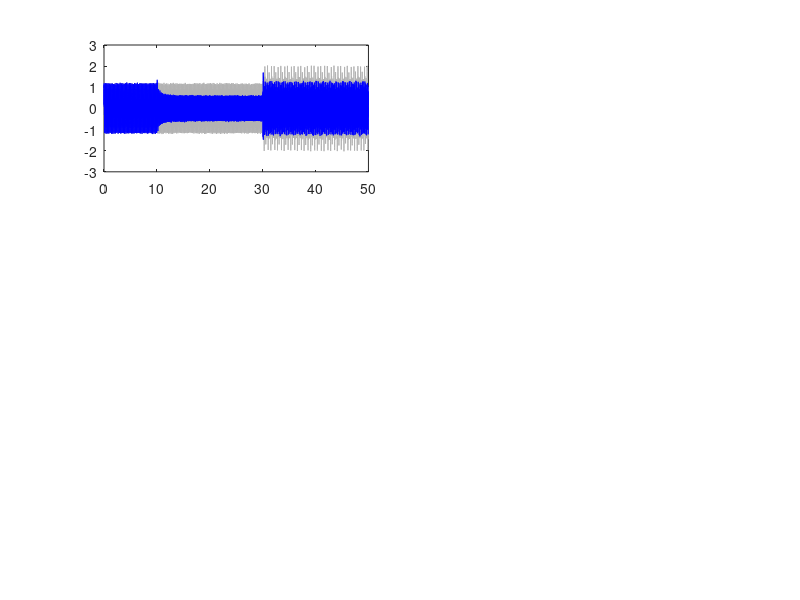

This figure's MATLAB source: (Note: this script raises an error after producing the figure.)
%% Jafari 2015 TAC 自适应离散 AVC — 修正版
% 对照 About_Book_RobustAdaptive.md (原书 6.6.1节) 完整复现
% 修复: (1)无u限幅 (2)协方差重置 (3)含Δₘ (4)F=100, P₀=20I
clear; close all; clc;

%% ====== 被控对象 (book Eqs) ======
Ts = 1/480;  fs = 1/Ts;  z = tf('z', Ts);
G0 = (-0.00146*(z-0.1438)*(z-1)) / ((z - 0.7096)*(z^2 - 0.04369*z + 0.01392));
[num0, den0] = tfdata(G0, 'v');

% ★ 含未建模动态: G = G₀(1+Δₘ) (book p.179)
Delta_m = -0.0001 / (z + 0.99)^2;
G_true = G0 * (1 + Delta_m);
[num_true, den_true] = tfdata(G_true, 'v');

%% ====== 仿真参数 (book Table 4.1) ======
T_end = 50;  Nsim = T_end*fs;  t = (0:Nsim-1)'*Ts;

% 干扰 (book Eqs)
d1 = 0.7*sin(25*t + pi/3) + 0.5*sin(225*t + pi/4);
d2 = 0.6*sin(85*t - pi/6) + 0.4*sin(125*t + pi/2);
idx_30s = find(t >= 30, 1);
d_total = d1;  d_total(idx_30s:end) = d_total(idx_30s:end) + d2(idx_30s:end);
rng(42);  v = 0.02*randn(Nsim, 1);  v = max(min(v, 0.1), -0.1);
d_total = d_total + v;

% 控制器参数 (book Table 4.1)
N = 50;  F_gain = 100;  gamma0 = 1;
P0 = 20;  P = P0 * eye(N);
theta_max = 50;  theta = zeros(N, 1);

% ★ 协方差重置参数 (book p.164, Eq 6.61)
beta0 = 20;   % 重置值 P = β₀I
beta1 = 0.5;  % 触发阈值 λ_min(P) ≤ β₁
cov_reset_count = 0;

%% ====== 初始化 ======
y = zeros(Nsim,1);  u = zeros(Nsim,1);
zeta_hist = zeros(Nsim,1);  theta_hist = zeros(N,Nsim);
pred_err_hist = zeros(Nsim,1);  P_tr_hist = zeros(Nsim,1);

nG0 = max(length(num0), length(den0))-1;
nG = max(length(num_true), length(den_true))-1;
G_state = zeros(nG,1);  G0_state_zeta = zeros(nG0,1);
G0_state_phi = zeros(N, nG0);
buffer_zeta = zeros(N,1);  u_prev = 0;

fprintf('===== 2015 TAC 修正版 (book 6.6.1) =====\n');
fprintf('N=%d, F=%.0f, γ₀=%.0f, P₀=%.0fI\n', N, F_gain, gamma0, P0);
fprintf('协方差重置: β₀=%.0f, β₁=%.1f\n', beta0, beta1);
fprintf('被控对象: G=G₀(1+Δₘ), 控制器内部: G₀ only\n');

%% ====== 仿真循环 ======
for k = 1:Nsim
    % ---- 1. 物理对象 y(k)=G_true[u(k-1)]+d(k) (含Δₘ!) ----
    [y_no_d, G_state] = filter(num_true, den_true, u_prev, G_state);
    y(k) = y_no_d + d_total(k);

    % ---- 2. 辅佐信号 ζ(k)=y(k)-G₀(z)[u(k-1)] (仅用标称模型!) ----
    [G0_u, G0_state_zeta] = filter(num0, den0, u_prev, G0_state_zeta);
    zeta_k = y(k) - G0_u;
    zeta_hist(k) = zeta_k;

    % ---- 3. 自适应控制 ----
    u_current = 0;
    if t(k) >= 10
        w_vec = flipud(buffer_zeta);

        % φ(k) = G₀(z)·F·α(z)[ζ(k)] (book Eq, F=100)
        phi_vec = zeros(N, 1);
        for i = 1:N
            zd = 0;
            if k > i, zd = zeta_hist(k - i); end
            [go, G0_state_phi(i,:)] = filter(num0, den0, zd, G0_state_phi(i,:)');
            phi_vec(i) = F_gain * go;
        end

        % RLS (book Eq 6.17-6.21)
        pred_err = zeta_k - theta' * phi_vec;
        pred_err_hist(k) = pred_err;
        m2 = 1 + gamma0 * (phi_vec' * phi_vec);
        epsilon = pred_err / m2;

        P_phi = P * phi_vec;
        denom = m2 + phi_vec' * P_phi;
        if denom > 1e-12
            P = P - (P_phi * P_phi') / denom;
        end

        % ★ 协方差重置 (book Eq 6.61, 用trace近似避免eig开销)
        P_tr_hist(k) = trace(P);
        if mod(k, 100) == 0 && P_tr_hist(k) / N < beta1
            P = beta0 * eye(N);
            cov_reset_count = cov_reset_count + 1;
        end

        theta_new = theta + P * epsilon * phi_vec;
        if norm(theta_new) > theta_max
            theta_new = theta_new * (theta_max / norm(theta_new));
        end
        theta = theta_new;

        % 控制律 u(k) = -F·θᵀ·w(k) (book Eq, ★无u限幅!)
        u_current = -F_gain * (theta' * w_vec);
    end

    u(k) = u_current;
    theta_hist(:, k) = theta;
    u_prev = u(k);
    buffer_zeta = [zeta_k; buffer_zeta(1:end-1)];
end

%% ====== 性能评估 ======
idx1 = (t>20 & t<30);  idx2 = (t>40 & t<50);
rms_d1=rms(d_total(idx1)); rms_y1=rms(y(idx1)); att1=20*log10(rms_y1/rms_d1);
rms_d2=rms(d_total(idx2)); rms_y2=rms(y(idx2)); att2=20*log10(rms_y2/rms_d2);

fprintf('\n========== 性能 ==========\n');
fprintf('阶段1 (20-30s, 2频率): 抑制=%.1f dB, u_RMS=%.1f\n', att1, rms(u(idx1)));
fprintf('阶段2 (40-50s, 4频率): 抑制=%.1f dB, u_RMS=%.1f\n', att2, rms(u(idx2)));
fprintf('||θ||=%.2f, tr(P)=%.2e, 协方差重置=%d次\n', norm(theta), trace(P), cov_reset_count);

%% ====== 绘图 ======
figure('Position',[100 100 1200 700]);
subplot(3,2,1); plot(t,d_total,'Color',[.7 .7 .7]); hold on; plot(t,y,'b-');
xline(10,'g--'); xline(30,'r--'); title(sprintf('Output (%.0f/%.0f dB)',att1,att2)); legend('d','y'); grid on; xlim([0 50]);
subplot(3,2,2); plot(t,u,'r-'); xline(10,'g--'); xline(30,'r--'); title('Control u (no saturation)'); grid on;
subplot(3,2,3); plot(t,zeta_hist,'k-'); title('ζ(k)'); grid on;
subplot(3,2,4); plot(t,theta_hist(1:10:end,:)'); title('θ(t)'); grid on;
subplot(3,2,5); win=fs*0.5; rms_s=sqrt(movmean(y.^2,win)); rms_ds=sqrt(movmean(d_total.^2,win));
plot(t,rms_s,'b-'); hold on; plot(t,rms_ds,'Color',[.7 .7 .7]); xline(10,'g--'); xline(30,'r--'); title('Sliding RMS'); legend('y','d'); grid on;
subplot(3,2,6);
[Pyy,fp]=pwelch(y(end-5*fs:end),hann(512),256,512,fs);
[Pdd,~]=pwelch(d_total(end-5*fs:end),hann(512),256,512,fs);
semilogy(fp(fp<=50),Pdd(fp<=50),'Color',[.7 .7 .7]); hold on;
semilogy(fp(fp<=50),Pyy(fp<=50),'b-');
xline(25/(2*pi),'r--'); xline(85/(2*pi),'r--'); xline(125/(2*pi),'r--'); xline(225/(2*pi),'r--');
title('Steady-state spectrum'); legend('d','y'); grid on;

fprintf('Done.\n');
